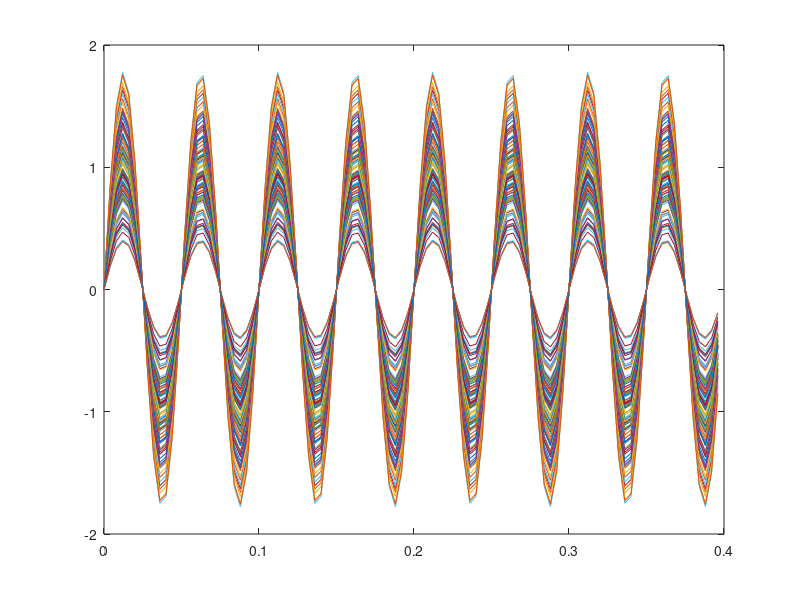
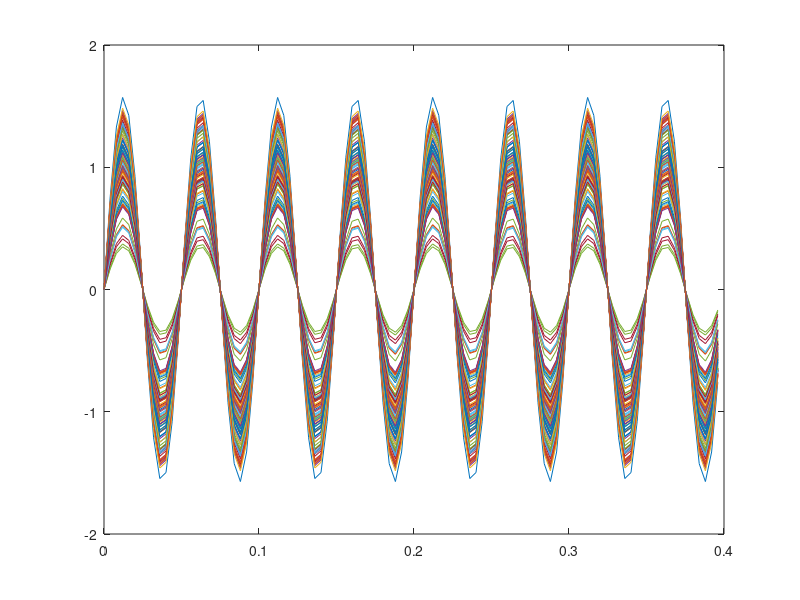
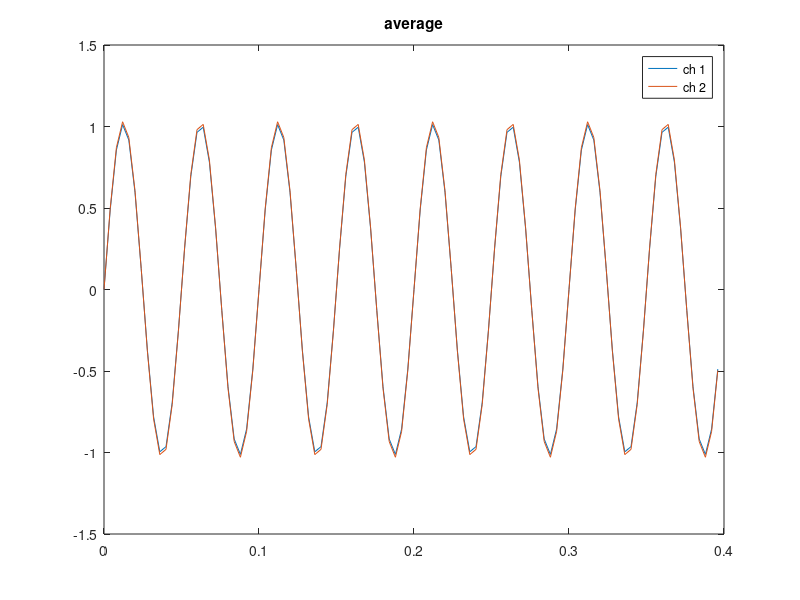

MATLAB code for these plots, in order:

close all;

ntrials = 100;
ntime = 100;
nchannels = 2;

f = 20;
fs = 250;
t = 0:(1/fs):(ntime-1)/fs;
type = 'sine';
% type = 'sine-time';
% type = 'var';
% type = 'sine-phase';

fprintf('signal type: %s\n',type);

%% generate signal
x = zeros(ntrials, nchannels, ntime);

switch type
    case 'sine'
        for i=1:ntrials
%             a = mvnrnd([2 4],0.1*eye(2));
            a = mvnrnd([1 1],0.1*eye(2));
            for k=1:nchannels
                x(i,k,:) = a(k)*sin(2*pi*f*t);
            end
        end
        
    case 'sine-time'
        ntrials = 1;
        x = zeros(ntrials,nchannels,ntime);
        a = mvnrnd([2 4], 0.1*eye(2),ntime);
        for i=1:ntime
            for k=1:nchannels
                x(1,k,i) = a(i,k);
            end
        end
        
    case 'sine-phase';
        for i=1:ntrials
            a = 1;
            phase(1) = mvnrnd(1/3*pi,0.1);
            phase(2) = mvnrnd(pi,0.1);
            for k=1:nchannels
                x(i,k,:) = a*sin(2*pi*f*t + repmat(phase(k),size(t)));
            end
        end
        
    case 'var'
        a(1) = 0.5;
        a(2) = -0.3;
        for i=1:ntrials
            for j=1:ntime
                u = mvnrnd(zeros(2,1),0.1*eye(2));
                if j == 1
                    for k=1:nchannels
                        x(i,k,j) = u(k);
                    end
                else
                    for k=1:nchannels
                        x(i,k,j) = a(k)*x(i,k,j-1) + u(k);
                    end
                end
            end
        end
end

for i=1:ntrials
    for k=1:nchannels
        figure(k);
        plot(t,squeeze(x(i,k,:)));
        hold on;
    end
end

%% plot average
x_avg = squeeze(mean(x,1));
figure;
plot(t,x_avg(1,:),t,x_avg(2,:));
legend('ch 1', 'ch 2');
title('average');

%% compute covariance from average
x_avg2 = (x_avg - repmat(mean(x_avg,2),1,ntime));
R_avg = x_avg2*x_avg2'/ntime;

%% compute covariance from samples across all trials
Rsum = zeros(nchannels);
for i=1:ntrials
    x_trial = squeeze(x(i,:,:));
    x_trial2 = x_trial - repmat(mean(x_trial,2),1,ntime);
    Rsum = Rsum + x_trial2*x_trial2';
end

R_trials = Rsum/(ntrials*ntime);

%% compute covariance over trials at each sample
R_time = zeros(ntime,nchannels,nchannels);
for i=1:ntime
    x_time = squeeze(x(:,:,i))';
    x_time2 = x_time - repmat(mean(x_time,2),1,ntrials);
    R_time(i,:,:) = x_time2*x_time2';
end

R_time = R_time/ntime;

%% singular values from all trials
[U,S,V] = svd(R_trials);
fprintf('singular values - all trials\n');
disp(S);

%% singular values from avg of trials
[U,S,V] = svd(R_avg);
fprintf('singular values - average of trials\n');
disp(S);


%% singular values from instantaneous covariance
idx_time = 4;
[U,S,V] = svd(squeeze(R_time(idx_time,:,:)));
fprintf('singular values - time %0.3f\n',t(idx_time));
disp(S);
